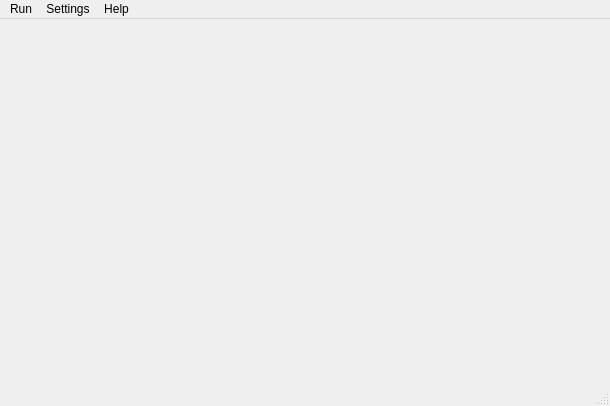
<?xml version="1.0" encoding="UTF-8"?>
<ui version="4.0">
 <class>MainWindow</class>
 <widget class="QMainWindow" name="MainWindow">
  <property name="geometry">
   <rect>
    <x>0</x>
    <y>0</y>
    <width>610</width>
    <height>406</height>
   </rect>
  </property>
  <property name="windowTitle">
   <string>HyperSpectRus</string>
  </property>
  <widget class="QWidget" name="centralwidget"/>
  <widget class="QMenuBar" name="menubar">
   <property name="geometry">
    <rect>
     <x>0</x>
     <y>0</y>
     <width>610</width>
     <height>24</height>
    </rect>
   </property>
   <widget class="QMenu" name="menuRun">
    <property name="title">
     <string>Run</string>
    </property>
    <addaction name="actionShoot"/>
    <addaction name="actionResearch"/>
    <addaction name="actionExit"/>
   </widget>
   <widget class="QMenu" name="menuSettings">
    <property name="title">
     <string>Settings</string>
    </property>
    <addaction name="actionFirmware"/>
    <addaction name="actionLEDs"/>
   </widget>
   <widget class="QMenu" name="menuHelp">
    <property name="title">
     <string>Help</string>
    </property>
    <addaction name="actionAbout_Us"/>
   </widget>
   <addaction name="menuRun"/>
   <addaction name="menuSettings"/>
   <addaction name="menuHelp"/>
  </widget>
  <widget class="QStatusBar" name="statusbar"/>
  <action name="actionShoot">
   <property name="text">
    <string>Shooting</string>
   </property>
  </action>
  <action name="actionResearch">
   <property name="text">
    <string>Research</string>
   </property>
  </action>
  <action name="actionFirmware">
   <property name="text">
    <string>Firmware</string>
   </property>
  </action>
  <action name="actionAbout_Us">
   <property name="text">
    <string>About Us</string>
   </property>
  </action>
  <action name="actionLEDs">
   <property name="text">
    <string>LEDs</string>
   </property>
  </action>
  <action name="actionExit">
   <property name="text">
    <string>Exit</string>
   </property>
  </action>
 </widget>
 <resources/>
 <connections/>
</ui>
